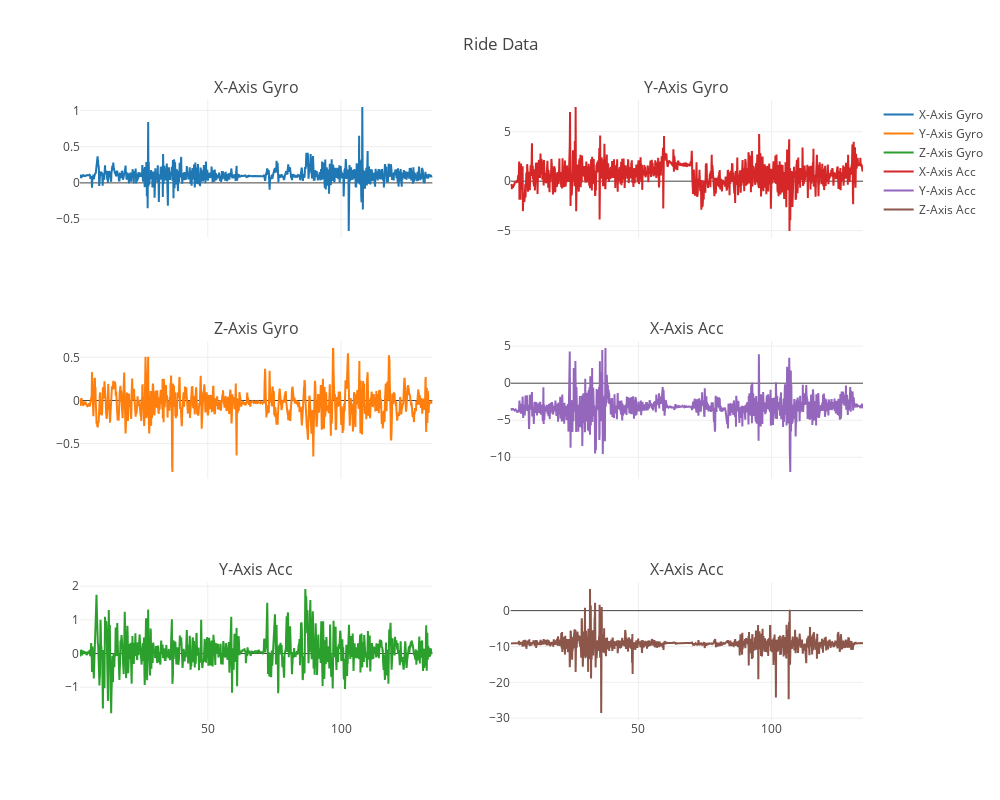

The notebook cell this image was saved under:
### Code cell
dc.subplots_gyro_acc(trial_data)

### Figure 1 — Plotly figure (JSON) as saved in the notebook; plotly's stock layout.template omitted (floating-point values rounded to 4 significant figures; data arrays with more than 128 entries replaced by an {"elided": "..."} marker saying what was removed)
{"data": [{"name": "X-Axis Gyro", "type": "scatter", "x": {"elided": "1324 float values"}, "xaxis": "x1", "y": {"elided": "1324 float values"}, "yaxis": "y1"}, {"name": "Y-Axis Gyro", "type": "scatter", "x": {"elided": "1324 float values"}, "xaxis": "x1", "y": {"elided": "1324 float values"}, "yaxis": "y3"}, {"name": "Z-Axis Gyro", "type": "scatter", "x": {"elided": "1324 float values"}, "xaxis": "x1", "y": {"elided": "1324 float values"}, "yaxis": "y5"}, {"name": "X-Axis Acc", "type": "scatter", "x": {"elided": "1324 float values"}, "xaxis": "x2", "y": {"elided": "1324 float values"}, "yaxis": "y2"}, {"name": "Y-Axis Acc", "type": "scatter", "x": {"elided": "1324 float values"}, "xaxis": "x2", "y": {"elided": "1324 float values"}, "yaxis": "y4"}, {"name": "Z-Axis Acc", "type": "scatter", "x": {"elided": "1324 float values"}, "xaxis": "x2", "y": {"elided": "1324 float values"}, "yaxis": "y6"}], "layout": {"annotations": [{"font": {"size": 16}, "showarrow": false, "text": "X-Axis Gyro", "x": 0.225, "xanchor": "center", "xref": "paper", "y": 1, "yanchor": "bottom", "yref": "paper"}, {"font": {"size": 16}, "showarrow": false, "text": "Y-Axis Gyro", "x": 0.775, "xanchor": "center", "xref": "paper", "y": 1, "yanchor": "bottom", "yref": "paper"}, {"font": {"size": 16}, "showarrow": false, "text": "Z-Axis Gyro", "x": 0.225, "xanchor": "center", "xref": "paper", "y": 0.6111, "yanchor": "bottom", "yref": "paper"}, {"font": {"size": 16}, "showarrow": false, "text": "X-Axis Acc", "x": 0.775, "xanchor": "center", "xref": "paper", "y": 0.6111, "yanchor": "bottom", "yref": "paper"}, {"font": {"size": 16}, "showarrow": false, "text": "Y-Axis Acc", "x": 0.225, "xanchor": "center", "xref": "paper", "y": 0.2222, "yanchor": "bottom", "yref": "paper"}, {"font": {"size": 16}, "showarrow": false, "text": "X-Axis Acc", "x": 0.775, "xanchor": "center", "xref": "paper", "y": 0.2222, "yanchor": "bottom", "yref": "paper"}], "height": 800, "title": "Ride Data", "width": 1000, "xaxis1": {"anchor": "y5", "domain": [0, 0.45]}, "xaxis2": {"anchor": "y6", "domain": [0.55, 1]}, "yaxis1": {"anchor": "free", "domain": [0.7778, 1], "position": 0}, "yaxis2": {"anchor": "free", "domain": [0.7778, 1], "position": 0.55}, "yaxis3": {"anchor": "free", "domain": [0.3889, 0.6111], "position": 0}, "yaxis4": {"anchor": "free", "domain": [0.3889, 0.6111], "position": 0.55}, "yaxis5": {"anchor": "x1", "domain": [0, 0.2222]}, "yaxis6": {"anchor": "x2", "domain": [0, 0.2222]}}}
